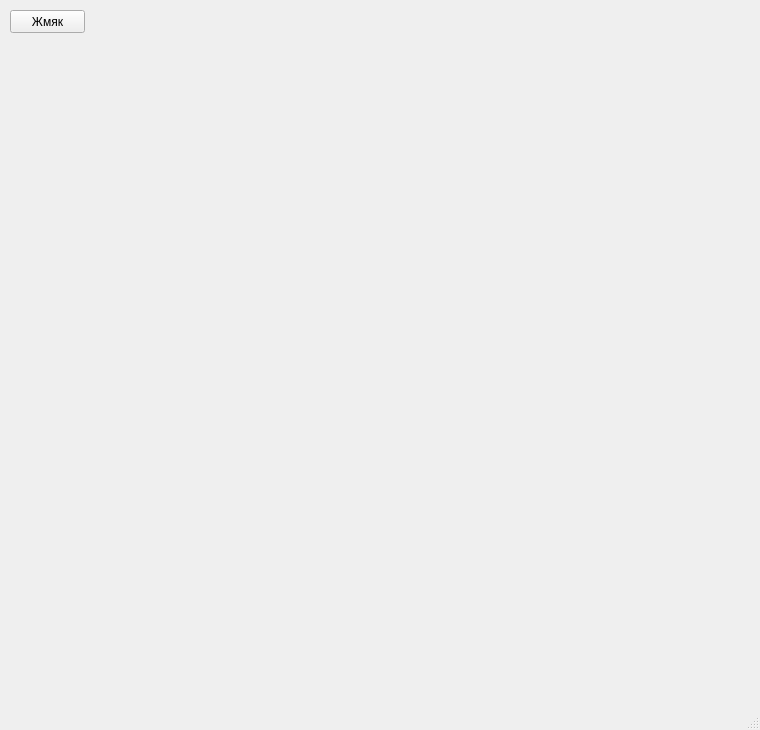
<?xml version="1.0" encoding="UTF-8"?>
<ui version="4.0">
 <class>MainWindow</class>
 <widget class="QMainWindow" name="MainWindow">
  <property name="geometry">
   <rect>
    <x>0</x>
    <y>0</y>
    <width>760</width>
    <height>730</height>
   </rect>
  </property>
  <property name="windowTitle">
   <string>MainWindow</string>
  </property>
  <widget class="QWidget" name="centralwidget">
   <widget class="QPushButton" name="btn">
    <property name="geometry">
     <rect>
      <x>10</x>
      <y>10</y>
      <width>75</width>
      <height>23</height>
     </rect>
    </property>
    <property name="text">
     <string>Жмяк</string>
    </property>
   </widget>
  </widget>
  <widget class="QMenuBar" name="menubar">
   <property name="geometry">
    <rect>
     <x>0</x>
     <y>0</y>
     <width>760</width>
     <height>21</height>
    </rect>
   </property>
  </widget>
  <widget class="QStatusBar" name="statusbar"/>
 </widget>
 <resources/>
 <connections/>
</ui>
